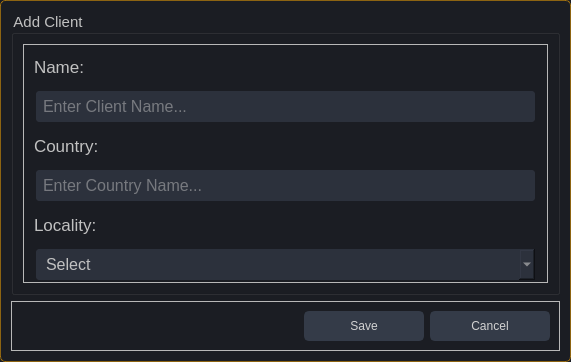
<?xml version="1.0" encoding="UTF-8"?>
<ui version="4.0">
 <class>Cli_Dialog</class>
 <widget class="QDialog" name="Cli_Dialog">
  <property name="windowModality">
   <enum>Qt::ApplicationModal</enum>
  </property>
  <property name="geometry">
   <rect>
    <x>0</x>
    <y>0</y>
    <width>571</width>
    <height>362</height>
   </rect>
  </property>
  <property name="windowTitle">
   <string>Dialog</string>
  </property>
  <property name="styleSheet">
   <string notr="true">QDialog{
	background-color: rgb(27, 29, 35);
border:1px solid rgba(255, 170, 0,0.5);
border-radius:5px}
/* LINE EDIT */
QLineEdit {
	background-color: rgb(44, 49, 60);
	border-radius: 5px;
	border: 2px solid rgb(27, 29, 35);
	padding-left: 10px;
}
QLineEdit:hover {
	border: 2px solid rgb(64, 71, 88);
}
QLineEdit:focus {
	border: 2px solid rgb(91, 101, 124);
}
QPushButton {
	border: 2px solid rgb(52, 59, 72);
	border-radius: 5px;	
	background-color: rgb(52, 59, 72);
	color: rgb(210, 210, 210);
}
QPushButton:hover {
	background-color: rgb(57, 65, 80);
	border: 2px solid rgb(61, 70, 86);
}
QPushButton:pressed {	
	background-color: rgb(35, 40, 49);
	border: 2px solid rgb(43, 50, 61);
}
</string>
  </property>
  <property name="modal">
   <bool>true</bool>
  </property>
  <layout class="QGridLayout" name="gridLayout_3">
   <item row="0" column="0">
    <widget class="QGroupBox" name="groupBox">
     <property name="font">
      <font>
       <pointsize>11</pointsize>
      </font>
     </property>
     <property name="styleSheet">
      <string notr="true">color: rgb(193, 193, 193);

</string>
     </property>
     <property name="title">
      <string>Add Client</string>
     </property>
     <layout class="QGridLayout" name="gridLayout">
      <item row="0" column="0">
       <widget class="QFrame" name="frame">
        <property name="frameShape">
         <enum>QFrame::StyledPanel</enum>
        </property>
        <property name="frameShadow">
         <enum>QFrame::Raised</enum>
        </property>
        <layout class="QGridLayout" name="gridLayout_2">
         <property name="leftMargin">
          <number>10</number>
         </property>
         <property name="topMargin">
          <number>0</number>
         </property>
         <property name="rightMargin">
          <number>10</number>
         </property>
         <property name="bottomMargin">
          <number>0</number>
         </property>
         <property name="spacing">
          <number>0</number>
         </property>
         <item row="1" column="0" colspan="2">
          <widget class="QLineEdit" name="cli_name_text">
           <property name="font">
            <font>
             <pointsize>12</pointsize>
            </font>
           </property>
           <property name="styleSheet">
            <string notr="true">padding:5px;</string>
           </property>
           <property name="placeholderText">
            <string>Enter Client Name...</string>
           </property>
          </widget>
         </item>
         <item row="2" column="0">
          <widget class="QLabel" name="label_2">
           <property name="font">
            <font>
             <pointsize>13</pointsize>
            </font>
           </property>
           <property name="text">
            <string>Country:</string>
           </property>
          </widget>
         </item>
         <item row="0" column="0">
          <widget class="QLabel" name="label">
           <property name="font">
            <font>
             <pointsize>13</pointsize>
            </font>
           </property>
           <property name="text">
            <string>Name:</string>
           </property>
          </widget>
         </item>
         <item row="5" column="0">
          <widget class="QLabel" name="label_3">
           <property name="font">
            <font>
             <pointsize>13</pointsize>
            </font>
           </property>
           <property name="text">
            <string>Locality:</string>
           </property>
          </widget>
         </item>
         <item row="3" column="0" colspan="2">
          <widget class="QLineEdit" name="cli_country_text">
           <property name="font">
            <font>
             <pointsize>12</pointsize>
            </font>
           </property>
           <property name="styleSheet">
            <string notr="true">padding:5px;</string>
           </property>
           <property name="placeholderText">
            <string>Enter Country Name...</string>
           </property>
          </widget>
         </item>
         <item row="6" column="0" colspan="2">
          <widget class="QComboBox" name="cli_locality_cb">
           <property name="font">
            <font>
             <pointsize>12</pointsize>
            </font>
           </property>
           <property name="styleSheet">
            <string notr="true">/* COMBOBOX */
QComboBox{
	background-color: rgb(44, 49, 60);
	border-radius: 5px;
	border: 2px solid rgb(27, 29, 35);
	padding: 5px;
	padding-left: 10px;
}
QComboBox:hover{
	border: 2px solid rgb(64, 71, 88);
}
QComboBox::drop-down {
	subcontrol-origin: padding;
	subcontrol-position: top right;
	width: 25px; 
	border-left-width: 3px;
	border-left-color: rgba(39, 44, 54, 150);
	border-left-style: solid;
	border-top-right-radius: 3px;
	border-bottom-right-radius: 3px;	
	background-image: url(:/16x16/icons/16x16/cil-arrow-bottom.png);
	background-position: center;
	background-repeat: no-reperat;
 }
QComboBox QAbstractItemView {
	color: rgb(85, 170, 255);	
	background-color: rgb(27, 29, 35);
	padding: 10px;
	selection-background-color: rgb(39, 44, 54);
}</string>
           </property>
           <property name="placeholderText">
            <string>Select</string>
           </property>
          </widget>
         </item>
        </layout>
       </widget>
      </item>
     </layout>
    </widget>
   </item>
   <item row="1" column="0">
    <widget class="QFrame" name="frame_2">
     <property name="maximumSize">
      <size>
       <width>16777215</width>
       <height>50</height>
      </size>
     </property>
     <property name="frameShape">
      <enum>QFrame::StyledPanel</enum>
     </property>
     <property name="frameShadow">
      <enum>QFrame::Raised</enum>
     </property>
     <layout class="QHBoxLayout" name="horizontalLayout">
      <item>
       <spacer name="horizontalSpacer">
        <property name="orientation">
         <enum>Qt::Horizontal</enum>
        </property>
        <property name="sizeHint" stdset="0">
         <size>
          <width>40</width>
          <height>20</height>
         </size>
        </property>
       </spacer>
      </item>
      <item>
       <widget class="QPushButton" name="cli_save_btn">
        <property name="minimumSize">
         <size>
          <width>120</width>
          <height>30</height>
         </size>
        </property>
        <property name="font">
         <font>
          <pointsize>9</pointsize>
         </font>
        </property>
        <property name="text">
         <string>Save</string>
        </property>
        <property name="icon">
         <iconset resource="../../files.qrc">
          <normaloff>:/16x16/icons/16x16/cil-save.png</normaloff>:/16x16/icons/16x16/cil-save.png</iconset>
        </property>
       </widget>
      </item>
      <item>
       <widget class="QPushButton" name="cli_cancel_btn">
        <property name="minimumSize">
         <size>
          <width>120</width>
          <height>30</height>
         </size>
        </property>
        <property name="font">
         <font>
          <pointsize>9</pointsize>
         </font>
        </property>
        <property name="text">
         <string>Cancel</string>
        </property>
        <property name="icon">
         <iconset resource="../../files.qrc">
          <normaloff>:/16x16/icons/16x16/cil-x.png</normaloff>:/16x16/icons/16x16/cil-x.png</iconset>
        </property>
       </widget>
      </item>
     </layout>
    </widget>
   </item>
  </layout>
 </widget>
 <resources>
  <include location="../../files.qrc"/>
 </resources>
 <connections/>
</ui>
